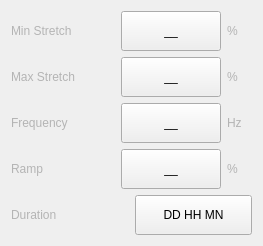
           <widget class="QWidget" name="page_3">
            <layout class="QGridLayout" name="gridLayout_9">
             <item row="0" column="0">
              <widget class="QFrame" name="frame_21">
               <property name="frameShape">
                <enum>QFrame::NoFrame</enum>
               </property>
               <property name="frameShadow">
                <enum>QFrame::Raised</enum>
               </property>
               <layout class="QHBoxLayout" name="horizontalLayout_16">
                <property name="spacing">
                 <number>6</number>
                </property>
                <property name="leftMargin">
                 <number>0</number>
                </property>
                <property name="topMargin">
                 <number>0</number>
                </property>
                <property name="rightMargin">
                 <number>0</number>
                </property>
                <property name="bottomMargin">
                 <number>0</number>
                </property>
                <item>
                 <widget class="QLabel" name="label_23">
                  <property name="styleSheet">
                   <string notr="true">color : rgb(180, 180, 180);</string>
                  </property>
                  <property name="text">
                   <string>Min Stretch</string>
                  </property>
                 </widget>
                </item>
                <item>
                 <spacer name="horizontalSpacer_3">
                  <property name="orientation">
                   <enum>Qt::Horizontal</enum>
                  </property>
                  <property name="sizeHint" stdset="0">
                   <size>
                    <width>40</width>
                    <height>20</height>
                   </size>
                  </property>
                 </spacer>
                </item>
                <item>
                 <widget class="QPushButton" name="pushButton_31">
                  <property name="sizePolicy">
                   <sizepolicy hsizetype="Expanding" vsizetype="Fixed">
                    <horstretch>0</horstretch>
                    <verstretch>0</verstretch>
                   </sizepolicy>
                  </property>
                  <property name="minimumSize">
                   <size>
                    <width>100</width>
                    <height>40</height>
                   </size>
                  </property>
                  <property name="maximumSize">
                   <size>
                    <width>100</width>
                    <height>40</height>
                   </size>
                  </property>
                  <property name="styleSheet">
                   <string notr="true"/>
                  </property>
                  <property name="text">
                   <string>__</string>
                  </property>
                  <property name="icon">
                   <iconset>
                    <normaloff>:/icons/index.png</normaloff>:/icons/index.png</iconset>
                  </property>
                  <property name="autoDefault">
                   <bool>false</bool>
                  </property>
                  <property name="default">
                   <bool>false</bool>
                  </property>
                  <property name="flat">
                   <bool>false</bool>
                  </property>
                 </widget>
                </item>
                <item>
                 <widget class="QLabel" name="label_39">
                  <property name="minimumSize">
                   <size>
                    <width>25</width>
                    <height>0</height>
                   </size>
                  </property>
                  <property name="styleSheet">
                   <string notr="true">color : rgb(180, 180, 180);</string>
                  </property>
                  <property name="text">
                   <string>%</string>
                  </property>
                 </widget>
                </item>
               </layout>
              </widget>
             </item>
             <item row="1" column="0">
              <widget class="QFrame" name="frame_20">
               <property name="frameShape">
                <enum>QFrame::NoFrame</enum>
               </property>
               <property name="frameShadow">
                <enum>QFrame::Raised</enum>
               </property>
               <layout class="QHBoxLayout" name="horizontalLayout_15">
                <property name="spacing">
                 <number>6</number>
                </property>
                <property name="leftMargin">
                 <number>0</number>
                </property>
                <property name="topMargin">
                 <number>0</number>
                </property>
                <property name="rightMargin">
                 <number>0</number>
                </property>
                <property name="bottomMargin">
                 <number>0</number>
                </property>
                <item>
                 <widget class="QLabel" name="label_22">
                  <property name="styleSheet">
                   <string notr="true">color : rgb(180, 180, 180);</string>
                  </property>
                  <property name="text">
                   <string>Max Stretch</string>
                  </property>
                 </widget>
                </item>
                <item>
                 <spacer name="horizontalSpacer_6">
                  <property name="orientation">
                   <enum>Qt::Horizontal</enum>
                  </property>
                  <property name="sizeHint" stdset="0">
                   <size>
                    <width>40</width>
                    <height>20</height>
                   </size>
                  </property>
                 </spacer>
                </item>
                <item>
                 <widget class="QPushButton" name="pushButton_32">
                  <property name="sizePolicy">
                   <sizepolicy hsizetype="Expanding" vsizetype="Fixed">
                    <horstretch>0</horstretch>
                    <verstretch>0</verstretch>
                   </sizepolicy>
                  </property>
                  <property name="minimumSize">
                   <size>
                    <width>100</width>
                    <height>40</height>
                   </size>
                  </property>
                  <property name="maximumSize">
                   <size>
                    <width>100</width>
                    <height>40</height>
                   </size>
                  </property>
                  <property name="styleSheet">
                   <string notr="true"/>
                  </property>
                  <property name="text">
                   <string>__</string>
                  </property>
                  <property name="icon">
                   <iconset>
                    <normaloff>:/icons/index.png</normaloff>:/icons/index.png</iconset>
                  </property>
                  <property name="autoDefault">
                   <bool>false</bool>
                  </property>
                  <property name="default">
                   <bool>false</bool>
                  </property>
                  <property name="flat">
                   <bool>false</bool>
                  </property>
                 </widget>
                </item>
                <item>
                 <widget class="QLabel" name="label_40">
                  <property name="minimumSize">
                   <size>
                    <width>25</width>
                    <height>0</height>
                   </size>
                  </property>
                  <property name="styleSheet">
                   <string notr="true">color : rgb(180, 180, 180);</string>
                  </property>
                  <property name="text">
                   <string>%</string>
                  </property>
                 </widget>
                </item>
               </layout>
              </widget>
             </item>
             <item row="2" column="0">
              <widget class="QFrame" name="frame_17">
               <property name="frameShape">
                <enum>QFrame::NoFrame</enum>
               </property>
               <property name="frameShadow">
                <enum>QFrame::Raised</enum>
               </property>
               <layout class="QHBoxLayout" name="horizontalLayout_12">
                <property name="spacing">
                 <number>6</number>
                </property>
                <property name="leftMargin">
                 <number>0</number>
                </property>
                <property name="topMargin">
                 <number>0</number>
                </property>
                <property name="rightMargin">
                 <number>0</number>
                </property>
                <property name="bottomMargin">
                 <number>0</number>
                </property>
                <item>
                 <widget class="QLabel" name="label_19">
                  <property name="styleSheet">
                   <string notr="true">color : rgb(180, 180, 180);</string>
                  </property>
                  <property name="text">
                   <string>Frequency</string>
                  </property>
                 </widget>
                </item>
                <item>
                 <spacer name="horizontalSpacer_7">
                  <property name="orientation">
                   <enum>Qt::Horizontal</enum>
                  </property>
                  <property name="sizeHint" stdset="0">
                   <size>
                    <width>40</width>
                    <height>20</height>
                   </size>
                  </property>
                 </spacer>
                </item>
                <item>
                 <widget class="QPushButton" name="pushButton_33">
                  <property name="sizePolicy">
                   <sizepolicy hsizetype="Expanding" vsizetype="Fixed">
                    <horstretch>0</horstretch>
                    <verstretch>0</verstretch>
                   </sizepolicy>
                  </property>
                  <property name="minimumSize">
                   <size>
                    <width>100</width>
                    <height>40</height>
                   </size>
                  </property>
                  <property name="maximumSize">
                   <size>
                    <width>100</width>
                    <height>40</height>
                   </size>
                  </property>
                  <property name="styleSheet">
                   <string notr="true"/>
                  </property>
                  <property name="text">
                   <string>__</string>
                  </property>
                  <property name="icon">
                   <iconset>
                    <normaloff>:/icons/index.png</normaloff>:/icons/index.png</iconset>
                  </property>
                  <property name="autoDefault">
                   <bool>false</bool>
                  </property>
                  <property name="default">
                   <bool>false</bool>
                  </property>
                  <property name="flat">
                   <bool>false</bool>
                  </property>
                 </widget>
                </item>
                <item>
                 <widget class="QLabel" name="label_41">
                  <property name="minimumSize">
                   <size>
                    <width>25</width>
                    <height>0</height>
                   </size>
                  </property>
                  <property name="styleSheet">
                   <string notr="true">color : rgb(180, 180, 180);</string>
                  </property>
                  <property name="text">
                   <string>Hz</string>
                  </property>
                 </widget>
                </item>
               </layout>
              </widget>
             </item>
             <item row="3" column="0">
              <widget class="QFrame" name="frame_18">
               <property name="frameShape">
                <enum>QFrame::NoFrame</enum>
               </property>
               <property name="frameShadow">
                <enum>QFrame::Raised</enum>
               </property>
               <layout class="QHBoxLayout" name="horizontalLayout_13">
                <property name="spacing">
                 <number>6</number>
                </property>
                <property name="leftMargin">
                 <number>0</number>
                </property>
                <property name="topMargin">
                 <number>0</number>
                </property>
                <property name="rightMargin">
                 <number>0</number>
                </property>
                <property name="bottomMargin">
                 <number>0</number>
                </property>
                <item>
                 <widget class="QLabel" name="label_20">
                  <property name="styleSheet">
                   <string notr="true">color : rgb(180, 180, 180);</string>
                  </property>
                  <property name="text">
                   <string>Ramp</string>
                  </property>
                 </widget>
                </item>
                <item>
                 <spacer name="horizontalSpacer_8">
                  <property name="orientation">
                   <enum>Qt::Horizontal</enum>
                  </property>
                  <property name="sizeHint" stdset="0">
                   <size>
                    <width>40</width>
                    <height>20</height>
                   </size>
                  </property>
                 </spacer>
                </item>
                <item>
                 <widget class="QPushButton" name="pushButton_34">
                  <property name="sizePolicy">
                   <sizepolicy hsizetype="Expanding" vsizetype="Fixed">
                    <horstretch>0</horstretch>
                    <verstretch>0</verstretch>
                   </sizepolicy>
                  </property>
                  <property name="minimumSize">
                   <size>
                    <width>100</width>
                    <height>40</height>
                   </size>
                  </property>
                  <property name="maximumSize">
                   <size>
                    <width>100</width>
                    <height>40</height>
                   </size>
                  </property>
                  <property name="styleSheet">
                   <string notr="true"/>
                  </property>
                  <property name="text">
                   <string>__</string>
                  </property>
                  <property name="icon">
                   <iconset>
                    <normaloff>:/icons/index.png</normaloff>:/icons/index.png</iconset>
                  </property>
                  <property name="autoDefault">
                   <bool>false</bool>
                  </property>
                  <property name="default">
                   <bool>false</bool>
                  </property>
                  <property name="flat">
                   <bool>false</bool>
                  </property>
                 </widget>
                </item>
                <item>
                 <widget class="QLabel" name="label_42">
                  <property name="minimumSize">
                   <size>
                    <width>25</width>
                    <height>0</height>
                   </size>
                  </property>
                  <property name="styleSheet">
                   <string notr="true">color : rgb(180, 180, 180);</string>
                  </property>
                  <property name="text">
                   <string>%</string>
                  </property>
                 </widget>
                </item>
               </layout>
              </widget>
             </item>
             <item row="4" column="0">
              <widget class="QFrame" name="frame_19">
               <property name="frameShape">
                <enum>QFrame::NoFrame</enum>
               </property>
               <property name="frameShadow">
                <enum>QFrame::Raised</enum>
               </property>
               <layout class="QHBoxLayout" name="horizontalLayout_14">
                <property name="spacing">
                 <number>6</number>
                </property>
                <property name="leftMargin">
                 <number>0</number>
                </property>
                <property name="topMargin">
                 <number>0</number>
                </property>
                <property name="rightMargin">
                 <number>0</number>
                </property>
                <property name="bottomMargin">
                 <number>0</number>
                </property>
                <item>
                 <widget class="QLabel" name="label_21">
                  <property name="styleSheet">
                   <string notr="true">color : rgb(180, 180, 180);</string>
                  </property>
                  <property name="text">
                   <string>Duration</string>
                  </property>
                 </widget>
                </item>
                <item>
                 <widget class="QPushButton" name="pushButton_35">
                  <property name="minimumSize">
                   <size>
                    <width>0</width>
                    <height>40</height>
                   </size>
                  </property>
                  <property name="maximumSize">
                   <size>
                    <width>999</width>
                    <height>40</height>
                   </size>
                  </property>
                  <property name="styleSheet">
                   <string notr="true"/>
                  </property>
                  <property name="text">
                   <string>DD HH MN</string>
                  </property>
                  <property name="icon">
                   <iconset>
                    <normaloff>:/icons/index.png</normaloff>:/icons/index.png</iconset>
                  </property>
                  <property name="autoDefault">
                   <bool>false</bool>
                  </property>
                  <property name="default">
                   <bool>false</bool>
                  </property>
                  <property name="flat">
                   <bool>false</bool>
                  </property>
                 </widget>
                </item>
               </layout>
              </widget>
             </item>
            </layout>
           </widget>
